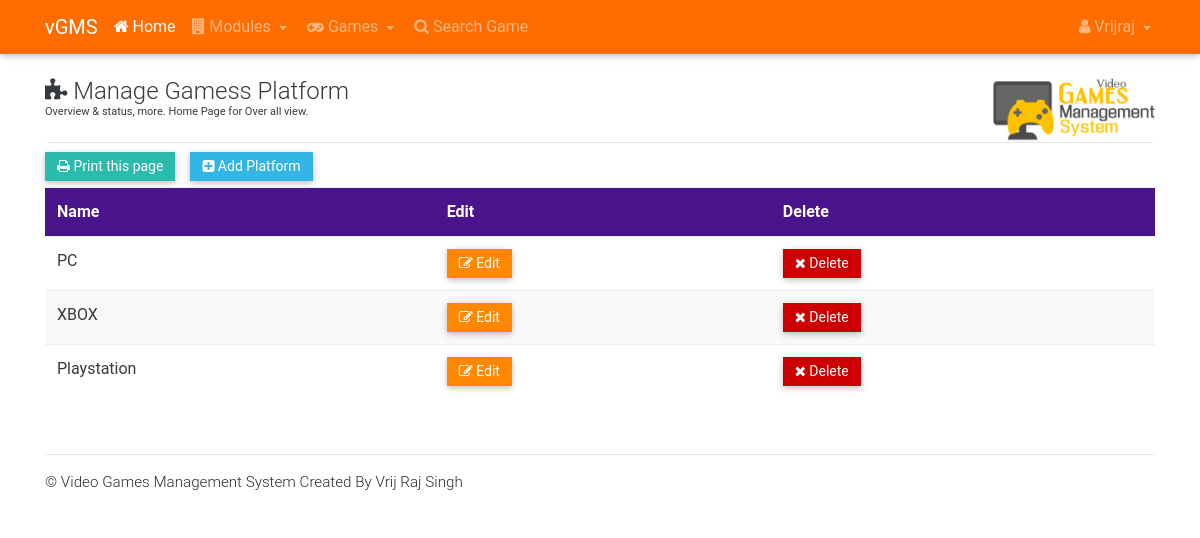
Screenshot of /showplatform.php (signed in) with the database file from the repository.
### tables this page shows
CREATE TABLE `admin_data` (
  `ad_id` int(13) NOT NULL,
  `ad_user` varchar(150) NOT NULL,
  `ad_fname` varchar(150) NOT NULL,
  `ad_lname` varchar(150) NOT NULL,
  `ad_pass` varchar(200) NOT NULL,
  `ad_email` varchar(200) NOT NULL,
  `ad_avatar` text NOT NULL,
  `ad_time` timestamp NOT NULL DEFAULT CURRENT_TIMESTAMP
);

CREATE TABLE `game_type` (
  `GT_ID` int(13) NOT NULL,
  `GT_NAME` varchar(150) NOT NULL,
  `GT_TIME` timestamp NOT NULL DEFAULT CURRENT_TIMESTAMP
);

### check.php (called while the page is built, shortened)
<?php
include('connection.php');
$user_check=$_SESSION['email'];
$ses_sql =mysqli_query($db,"SELECT
ad_fname,
ad_lname,
ad_avatar,
ad_email,
ad_id
FROM admin_data WHERE ad_email='$user_check' ");
$row=mysqli_fetch_array($ses_sql,MYSQLI_ASSOC);
$login_user=$row['ad_fname'];
?>

### showplatform.php (the view, shortened to what this page needs)
<?php
    include ("check.php");
    $query ="SELECT GT_NAME,GT_ID FROM game_type order by GT_TIME DESC";
	 $result = $db->query($query) or die($mysqli->error.__LINE__);
?>
<!DOCTYPE html>
<html lang="en">
<head>
    <link rel="stylesheet" href="https://maxcdn.bootstrapcdn.com/font-awesome/4.6.0/css/font-awesome.min.css">
    <link href="/gms/css/bootstrap.min.css" rel="stylesheet">
    <link href="/gms/css/mdb.min.css" rel="stylesheet">
</head>
<body style="background-color:">
<?php require 'nav.php';?>
<br>
<div class="container animated fadeInUp">
    <div class="row">
        <div class="col-md-6" style="background-color:">
            <h4 style="margin-top:0%;margin-bottom:0px"><i class="fa fa-puzzle-piece animated fadeInDown" aria-hidden="true"></i> Manage Gamess Platform</h4>
            <p style="font-size:11px;margin-top:0px">Overview & status, more. Home Page for Over all view. </p>
        </div>
        <div class="col-md-6 hidden-sm-down" style="background-color:">
            <img src="/gms/img/gms.png" class="pull-xs-right img-fluid" width="30%">
        </div>
    </div>
    <hr style="margin:0.2%" class="no-print">
</div>
<div class="container animated flipInX">
    <div class="row">
        <div class="col-md-12">
        </div>
    </div>
</div>
<div class="container animated fadeInUp">
    <div class="row">
        <div class="col-md-12">
            <ul class="list-inline" style="margin:0px">
                <li class="list-inline-item">
                    <button onclick="myFunction()" class="btn btn-default btn-sm no-print" style="margin:0px;"><i class="fa fa-print" aria-hidden="true"></i> Print this page</button>
                </li>
                <li class="list-inline-item">
                    <a href="/gms/addplatform" class="btn-sm btn btn-info no-print"><i class="fa fa-plus-square" aria-hidden="true"></i>&nbsp;Add Platform</a>
                </li>
            </ul>
        </div>
    </div>
</div>
<div class="container animated fadeInUp">
    <div class="row">
        <div class="col-md-12 table-responsive">
            <table class="table table-striped table-hover ">
                    <tr style="background-color:#4a148c;color:white ">
                        <th>Name</th>
                        <th class="no-print">Edit</th>
                        <th class="no-print">Delete</th>
                    </tr>
                    <?php
                        if($result->num_rows > 0) {
                        while($row = $result->fetch_assoc()){
                            $output ='<tr>';
                            $output .='<td>'.$row['GT_NAME'].'</td>';
                            $output .='<td class="no-print"><a style="margin:0px" href="/gms/editplatform/'.$row['GT_ID'].'" class="btn btn-warning btn-sm"><i class="fa fa-pencil-square-o" aria-hidden="true"></i> Edit</a></td>';
                            $output .='<td class="no-print"><a style="margin:0px" onclick="pop()" href="/gms/delete_platform/'.$row['GT_ID'].'" class="btn btn-danger btn-sm"><i class="fa fa-remove" aria-hidden="true"></i> Delete</a></td>';
                            $output .='</tr>';
                            echo $output;
                        }
                    } else {
                        echo "Sorry, no Data were found";
                    }
                    ?>
            </table>
        </div>
    </div>
</div>
    <?php include ("footer.php"); ?>
</body>
</html>

### nav.php (shortened to what this page needs)
<nav class="navbar navbar-dark  orange accent-4">
    <div class="container">
        <div class="collapse navbar-toggleable-xs" id="collapseEx2">
            <a class="navbar-brand" href="#">vGMS</a>
            <ul class="nav navbar-nav">
                <li class="nav-item active">
                    <a class="nav-link" href="/gms/home"><i class="fa fa-home" aria-hidden="true"></i> Home <span class="sr-only">(current)</span></a>
                </li>
                <li class="nav-item dropdown">
                    <a class="nav-link dropdown-toggle" type="button" id="dropdownMenu1" data-toggle="dropdown" aria-haspopup="true" aria-expanded="false"><i class="fa fa-building" aria-hidden="true"></i> Modules </a>
                </li>
                <li class="nav-item dropdown">
                    <a class="nav-link dropdown-toggle" type="button" id="dropdownMenu1" data-toggle="dropdown" aria-haspopup="true" aria-expanded="false"><i class="fa fa-gamepad" aria-hidden="true"></i> Games </a>
                </li>
                <li class="nav-item">
                    <a class="nav-link" href="/gms/searchGame"><i class="fa fa-search" aria-hidden="true"></i> Search Game</a>
                </li>
            </ul>
<div class="dropdown pull-xs-right hidden-xs-down">
    <ul class="nav navbar-nav">
        <li class="nav-item dropdown">
            <a class="nav-link dropdown-toggle" type="button" id="dropdownMenu1" data-toggle="dropdown" aria-haspopup="true" aria-expanded="false"><i class="fa fa-user" aria-hidden="true"></i> <?php echo $login_user; ?> </a>
        </li>
    </ul>
</div>
    </div>
</nav>

### rows the page displays
admin_data: ad_fname "Vrijraj"
game_type: GT_NAME "PC"
game_type: GT_NAME "XBOX"
game_type: GT_NAME "Playstation"
